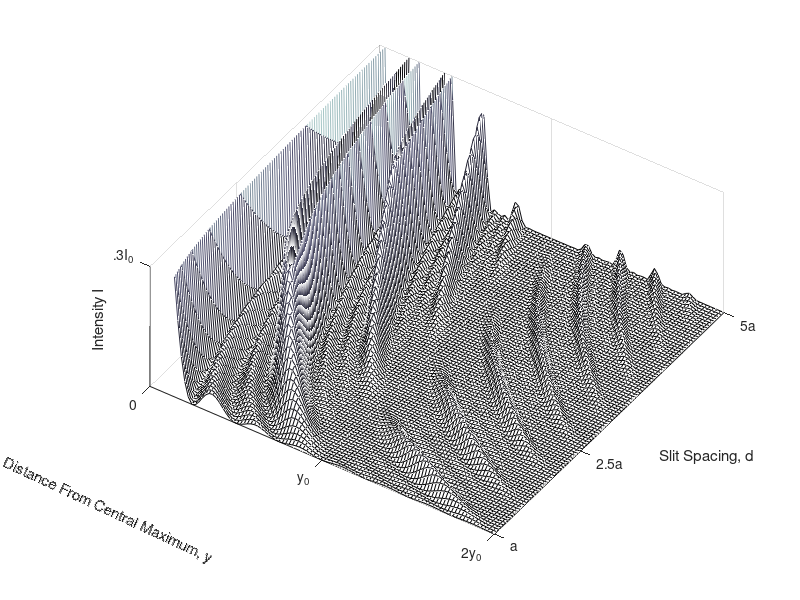

MATLAB code to generate this figure: (Note: this script raises an error after producing the figure.)
clear all; close all; clc; 

I0 = 1 ; 
lambda = 1;
N = 4; %Numero de slits
y0 = 1;
n = 100;
a = 1; % Ancho de la abertura
y = linspace(0,2*y0,n) ;
d =  linspace(1,5,n).*a;


[D,Y] = meshgrid(d,y);
alpha = pi.*D.*Y./(a.*y0);
B = pi.*Y./y0;
I = I0./N^2.*(sin(B)./B).^2.*(sin(N.*alpha)./sin(alpha)).^2 ; 
mesh(D,Y,I)
colormap(bone)
% shading interp %Quitar lineas
xlabel('Slit Spacing, d')
ylabel('Distance From Central Maximum, y')
zlabel('Intensity I')
set(gca,'ydir','reverse')
xticks([1 2.5 5])
xticklabels({'a','2.5a','5a'})
yticks([0 1 2])
yticklabels({'0','y_0','2y_0'})
zticks([0.3])
zticklabels({'.3I_0'})
zlim([0 0.3])
%Handel of the y label
yh = get(gca,'YLabel'); % Handle of the y label
set(yh, 'Units', 'Normalized')
pos = get(yh, 'Position');
set(yh,'Position',pos.*[.8,-.5,3],'Rotation',-25)
v = [-3 -2 8];
[caz,cel] = view(v)